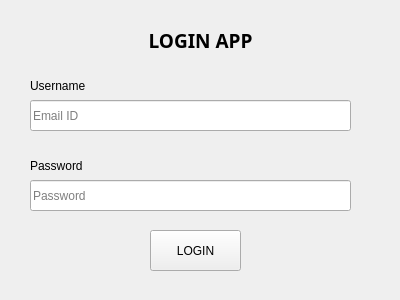
<?xml version="1.0" encoding="UTF-8"?>
<ui version="4.0">
 <class>MainWindow</class>
 <widget class="QMainWindow" name="MainWindow">
  <property name="geometry">
   <rect>
    <x>0</x>
    <y>0</y>
    <width>400</width>
    <height>300</height>
   </rect>
  </property>
  <property name="windowTitle">
   <string>MainWindow</string>
  </property>
  <widget class="QWidget" name="centralwidget">
   <widget class="QLabel" name="label">
    <property name="geometry">
     <rect>
      <x>140</x>
      <y>20</y>
      <width>121</width>
      <height>41</height>
     </rect>
    </property>
    <property name="font">
     <font>
      <family>Segoe Print</family>
      <pointsize>14</pointsize>
      <italic>false</italic>
      <bold>true</bold>
     </font>
    </property>
    <property name="text">
     <string>LOGIN APP</string>
    </property>
    <property name="alignment">
     <set>Qt::AlignCenter</set>
    </property>
   </widget>
   <widget class="QLabel" name="label_2">
    <property name="geometry">
     <rect>
      <x>30</x>
      <y>70</y>
      <width>61</width>
      <height>31</height>
     </rect>
    </property>
    <property name="text">
     <string>Username</string>
    </property>
   </widget>
   <widget class="QLineEdit" name="lineEdit">
    <property name="geometry">
     <rect>
      <x>30</x>
      <y>100</y>
      <width>321</width>
      <height>31</height>
     </rect>
    </property>
    <property name="placeholderText">
     <string>Email ID</string>
    </property>
   </widget>
   <widget class="QLineEdit" name="lineEdit_2">
    <property name="geometry">
     <rect>
      <x>30</x>
      <y>180</y>
      <width>321</width>
      <height>31</height>
     </rect>
    </property>
    <property name="placeholderText">
     <string>Password</string>
    </property>
   </widget>
   <widget class="QLabel" name="label_3">
    <property name="geometry">
     <rect>
      <x>30</x>
      <y>150</y>
      <width>61</width>
      <height>31</height>
     </rect>
    </property>
    <property name="text">
     <string>Password</string>
    </property>
   </widget>
   <widget class="QPushButton" name="pushButton">
    <property name="geometry">
     <rect>
      <x>150</x>
      <y>230</y>
      <width>91</width>
      <height>41</height>
     </rect>
    </property>
    <property name="text">
     <string>LOGIN</string>
    </property>
   </widget>
  </widget>
 </widget>
 <resources/>
 <connections/>
</ui>
